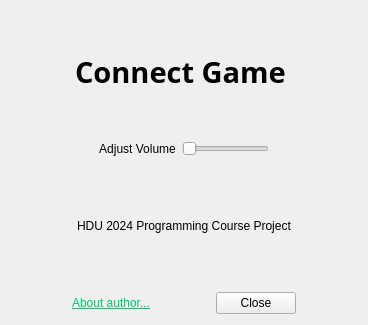
<?xml version="1.0" encoding="UTF-8"?>
<ui version="4.0">
 <class>Connect::About</class>
 <widget class="QWidget" name="Connect::About">
  <property name="geometry">
   <rect>
    <x>0</x>
    <y>0</y>
    <width>368</width>
    <height>325</height>
   </rect>
  </property>
  <property name="windowTitle">
   <string>About</string>
  </property>
  <layout class="QVBoxLayout" name="verticalLayout_3">
   <item>
    <layout class="QHBoxLayout" name="des1Layout">
     <item>
      <spacer name="horizontalSpacer_3">
       <property name="orientation">
        <enum>Qt::Orientation::Horizontal</enum>
       </property>
       <property name="sizeHint" stdset="0">
        <size>
         <width>40</width>
         <height>20</height>
        </size>
       </property>
      </spacer>
     </item>
     <item>
      <widget class="QLabel" name="description1">
       <property name="font">
        <font>
         <family>Segoe Print</family>
         <pointsize>22</pointsize>
         <bold>true</bold>
        </font>
       </property>
       <property name="text">
        <string>Connect Game </string>
       </property>
       <property name="wordWrap">
        <bool>true</bool>
       </property>
      </widget>
     </item>
     <item>
      <spacer name="horizontalSpacer_4">
       <property name="orientation">
        <enum>Qt::Orientation::Horizontal</enum>
       </property>
       <property name="sizeHint" stdset="0">
        <size>
         <width>40</width>
         <height>20</height>
        </size>
       </property>
      </spacer>
     </item>
    </layout>
   </item>
   <item>
    <layout class="QHBoxLayout" name="titleLayout">
     <item>
      <spacer name="horizontalSpacer">
       <property name="orientation">
        <enum>Qt::Orientation::Horizontal</enum>
       </property>
       <property name="sizeHint" stdset="0">
        <size>
         <width>30</width>
         <height>20</height>
        </size>
       </property>
      </spacer>
     </item>
     <item>
      <widget class="QLabel" name="volumeSliderLabel">
       <property name="enabled">
        <bool>true</bool>
       </property>
       <property name="text">
        <string>Adjust Volume</string>
       </property>
       <property name="alignment">
        <set>Qt::AlignmentFlag::AlignCenter</set>
       </property>
      </widget>
     </item>
     <item>
      <widget class="QSlider" name="volumeSlider">
       <property name="orientation">
        <enum>Qt::Orientation::Horizontal</enum>
       </property>
      </widget>
     </item>
     <item>
      <spacer name="horizontalSpacer_2">
       <property name="orientation">
        <enum>Qt::Orientation::Horizontal</enum>
       </property>
       <property name="sizeHint" stdset="0">
        <size>
         <width>30</width>
         <height>20</height>
        </size>
       </property>
      </spacer>
     </item>
    </layout>
   </item>
   <item>
    <layout class="QHBoxLayout" name="des2Layout">
     <item>
      <spacer name="horizontalSpacer_5">
       <property name="orientation">
        <enum>Qt::Orientation::Horizontal</enum>
       </property>
       <property name="sizeHint" stdset="0">
        <size>
         <width>40</width>
         <height>20</height>
        </size>
       </property>
      </spacer>
     </item>
     <item>
      <widget class="QLabel" name="description2">
       <property name="text">
        <string>HDU 2024 Programming Course Project</string>
       </property>
      </widget>
     </item>
     <item>
      <spacer name="horizontalSpacer_6">
       <property name="orientation">
        <enum>Qt::Orientation::Horizontal</enum>
       </property>
       <property name="sizeHint" stdset="0">
        <size>
         <width>40</width>
         <height>20</height>
        </size>
       </property>
      </spacer>
     </item>
    </layout>
   </item>
   <item>
    <layout class="QHBoxLayout" name="buttonLayout">
     <item>
      <spacer name="horizontalSpacer_8">
       <property name="orientation">
        <enum>Qt::Orientation::Horizontal</enum>
       </property>
       <property name="sizeHint" stdset="0">
        <size>
         <width>40</width>
         <height>20</height>
        </size>
       </property>
      </spacer>
     </item>
     <item>
      <widget class="QLabel" name="myLink">
       <property name="text">
        <string>&lt;html&gt;&lt;head/&gt;&lt;body&gt;&lt;p&gt;&lt;a href=&quot;https://github.com/liautraver&quot;&gt;&lt;span style=&quot; text-decoration: underline; color:#00cc6a;&quot;&gt;About author...&lt;/span&gt;&lt;/a&gt;&lt;/p&gt;&lt;/body&gt;&lt;/html&gt;</string>
       </property>
       <property name="openExternalLinks">
        <bool>true</bool>
       </property>
      </widget>
     </item>
     <item>
      <spacer name="horizontalSpacer_7">
       <property name="orientation">
        <enum>Qt::Orientation::Horizontal</enum>
       </property>
       <property name="sizeHint" stdset="0">
        <size>
         <width>40</width>
         <height>20</height>
        </size>
       </property>
      </spacer>
     </item>
     <item>
      <widget class="QPushButton" name="pushButton">
       <property name="text">
        <string>Close</string>
       </property>
      </widget>
     </item>
     <item>
      <spacer name="horizontalSpacer_9">
       <property name="orientation">
        <enum>Qt::Orientation::Horizontal</enum>
       </property>
       <property name="sizeHint" stdset="0">
        <size>
         <width>40</width>
         <height>20</height>
        </size>
       </property>
      </spacer>
     </item>
    </layout>
   </item>
  </layout>
 </widget>
 <resources/>
 <connections/>
</ui>
